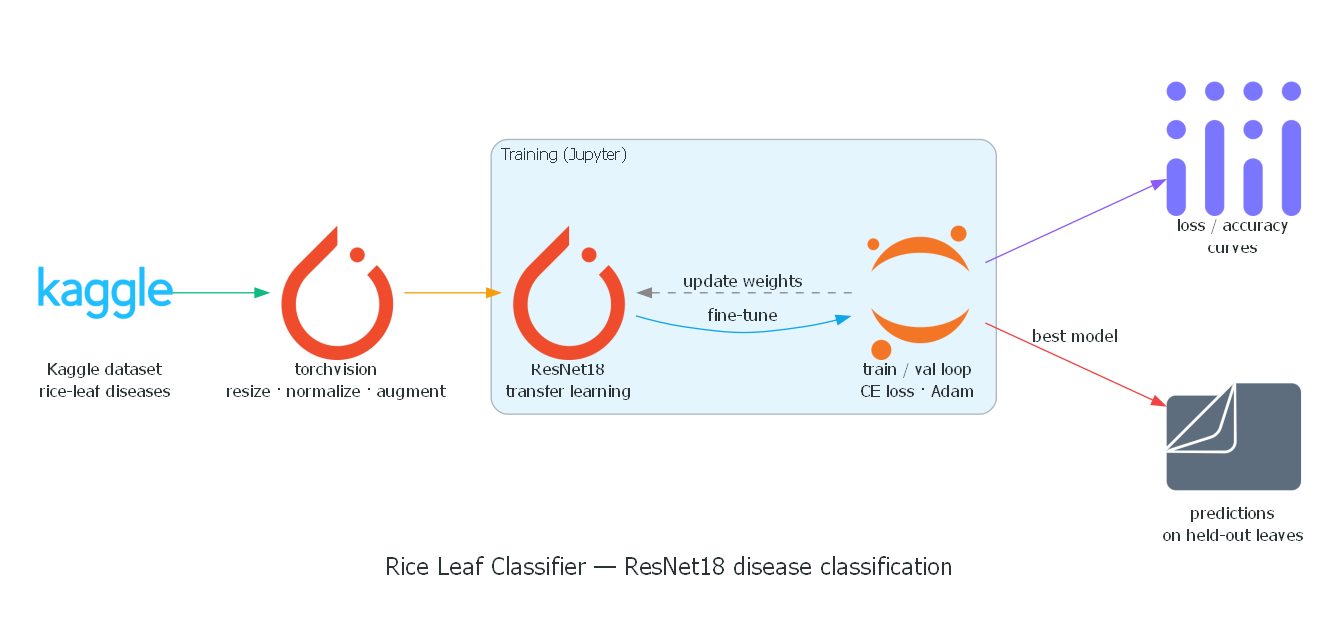

Source code (Python):
"""Render the Rice Leaf Classifier 'how it works' flowchart.

Run from this directory:  python howitworks.py
Deps:  pip install diagrams cairosvg   (and Graphviz on PATH)
"""
import os
from diagrams import Diagram, Cluster, Edge
from diagrams.custom import Custom

ICONS = os.path.normpath(os.path.join(os.path.dirname(__file__), "..", "..", "_diagram_icons"))


def icon(name: str) -> str:
    return os.path.join(ICONS, f"{name}.png")


graph_attr = {"fontsize": "18", "bgcolor": "white", "pad": "0.4",
              "splines": "spline", "nodesep": "0.7", "ranksep": "1.0"}
node_attr = {"fontsize": "13"}
edge_attr = {"fontsize": "11"}

with Diagram(
    "Rice Leaf Classifier — ResNet18 disease classification",
    filename="howitworks",
    direction="LR",
    show=False,
    graph_attr=graph_attr,
    node_attr=node_attr,
    edge_attr=edge_attr,
):
    dataset = Custom("Kaggle dataset\nrice-leaf diseases", icon("kaggle"))
    prep = Custom("torchvision\nresize · normalize · augment", icon("pytorch"))

    with Cluster("Training (Jupyter)"):
        model = Custom("ResNet18\ntransfer learning", icon("pytorch"))
        loop = Custom("train / val loop\nCE loss · Adam", icon("jupyter"))
        model >> Edge(color="#0ea5e9", label="fine-tune") >> loop
        loop >> Edge(color="#888888", style="dashed", label="update weights") >> model

    curves = Custom("loss / accuracy\ncurves", icon("plotly"))
    preds = Custom("predictions\non held-out leaves", icon("files"))

    dataset >> Edge(color="#10b981") >> prep
    prep >> Edge(color="#f59e0b") >> model
    loop >> Edge(color="#8b5cf6") >> curves
    loop >> Edge(color="#ef4444", label="best model") >> preds
